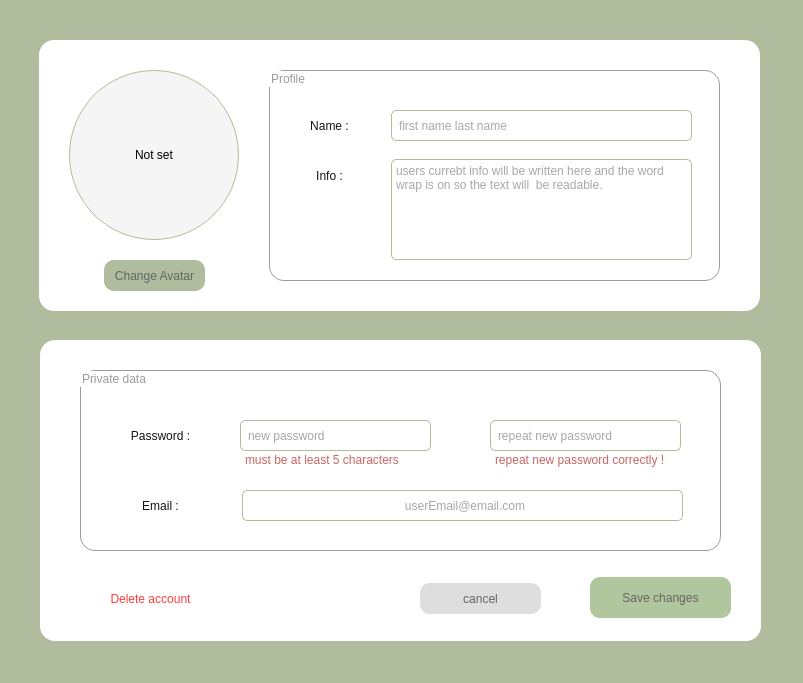
<?xml version="1.0" encoding="UTF-8"?>
<ui version="4.0">
 <class>Settings</class>
 <widget class="QMainWindow" name="Settings">
  <property name="geometry">
   <rect>
    <x>0</x>
    <y>0</y>
    <width>803</width>
    <height>683</height>
   </rect>
  </property>
  <property name="windowTitle">
   <string>MainWindow</string>
  </property>
  <property name="styleSheet">
   <string notr="true">background-color: rgb(176, 188, 157);
</string>
  </property>
  <widget class="QWidget" name="centralwidget">
   <widget class="QFrame" name="profileF">
    <property name="geometry">
     <rect>
      <x>39</x>
      <y>40</y>
      <width>721</width>
      <height>271</height>
     </rect>
    </property>
    <property name="styleSheet">
     <string notr="true">background-color: rgb(255, 255, 255);
border-radius: 15px;</string>
    </property>
    <property name="frameShape">
     <enum>QFrame::Shape::StyledPanel</enum>
    </property>
    <property name="frameShadow">
     <enum>QFrame::Shadow::Raised</enum>
    </property>
    <widget class="QLabel" name="avatarL">
     <property name="geometry">
      <rect>
       <x>30</x>
       <y>30</y>
       <width>170</width>
       <height>170</height>
      </rect>
     </property>
     <property name="styleSheet">
      <string notr="true">background-color: rgba(125, 125, 125,20);
border-radius: 85px;
border:1px;
border: 1px solid rgb(176, 188, 157);</string>
     </property>
     <property name="text">
      <string>Not set</string>
     </property>
     <property name="alignment">
      <set>Qt::AlignmentFlag::AlignCenter</set>
     </property>
    </widget>
    <widget class="QPushButton" name="avatarPB">
     <property name="geometry">
      <rect>
       <x>65</x>
       <y>220</y>
       <width>101</width>
       <height>31</height>
      </rect>
     </property>
     <property name="cursor">
      <cursorShape>PointingHandCursor</cursorShape>
     </property>
     <property name="styleSheet">
      <string notr="true">background-color: rgb(176, 188, 157);
border-radius:10px;
color:rgb(100,100,100);</string>
     </property>
     <property name="text">
      <string>Change Avatar</string>
     </property>
    </widget>
    <widget class="QGroupBox" name="profileGB">
     <property name="geometry">
      <rect>
       <x>230</x>
       <y>30</y>
       <width>451</width>
       <height>211</height>
      </rect>
     </property>
     <property name="styleSheet">
      <string notr="true">border-color: rgb(85, 255, 255);
color: rgb(156, 156, 156);
border: 1px solid rgb(156, 156, 156);
</string>
     </property>
     <property name="title">
      <string>Profile</string>
     </property>
     <property name="alignment">
      <set>Qt::AlignmentFlag::AlignLeading|Qt::AlignmentFlag::AlignLeft|Qt::AlignmentFlag::AlignTop</set>
     </property>
     <property name="flat">
      <bool>false</bool>
     </property>
     <widget class="QLineEdit" name="nameLE">
      <property name="geometry">
       <rect>
        <x>122</x>
        <y>40</y>
        <width>301</width>
        <height>31</height>
       </rect>
      </property>
      <property name="styleSheet">
       <string notr="true">border-radius:5px;
border:1px;
border: 1px solid rgb(176, 188, 157);
padding-left:5px;
color:rgb(80,80,80);
</string>
      </property>
      <property name="text">
       <string/>
      </property>
      <property name="maxLength">
       <number>40</number>
      </property>
      <property name="placeholderText">
       <string>first name last name</string>
      </property>
     </widget>
     <widget class="QLabel" name="nameL">
      <property name="geometry">
       <rect>
        <x>30</x>
        <y>40</y>
        <width>61</width>
        <height>31</height>
       </rect>
      </property>
      <property name="styleSheet">
       <string notr="true">border:none;
color:rgb(20,20,20);</string>
      </property>
      <property name="text">
       <string>Name :</string>
      </property>
      <property name="alignment">
       <set>Qt::AlignmentFlag::AlignCenter</set>
      </property>
     </widget>
     <widget class="QLabel" name="infoL">
      <property name="geometry">
       <rect>
        <x>30</x>
        <y>90</y>
        <width>61</width>
        <height>31</height>
       </rect>
      </property>
      <property name="styleSheet">
       <string notr="true">border:none;
color:rgb(20,20,20);</string>
      </property>
      <property name="text">
       <string>Info :</string>
      </property>
      <property name="alignment">
       <set>Qt::AlignmentFlag::AlignCenter</set>
      </property>
     </widget>
     <widget class="QTextEdit" name="infoTE">
      <property name="geometry">
       <rect>
        <x>122</x>
        <y>89</y>
        <width>301</width>
        <height>101</height>
       </rect>
      </property>
      <property name="styleSheet">
       <string notr="true">border-radius:5px;
border:1px;
border: 1px solid rgb(176, 188, 157);
color:rgb(80,80,80);</string>
      </property>
      <property name="html">
       <string>&lt;!DOCTYPE HTML PUBLIC &quot;-//W3C//DTD HTML 4.0//EN&quot; &quot;http://www.w3.org/TR/REC-html40/strict.dtd&quot;&gt;
&lt;html&gt;&lt;head&gt;&lt;meta name=&quot;qrichtext&quot; content=&quot;1&quot; /&gt;&lt;meta charset=&quot;utf-8&quot; /&gt;&lt;style type=&quot;text/css&quot;&gt;
p, li { white-space: pre-wrap; }
hr { height: 1px; border-width: 0; }
li.unchecked::marker { content: &quot;\2610&quot;; }
li.checked::marker { content: &quot;\2612&quot;; }
&lt;/style&gt;&lt;/head&gt;&lt;body style=&quot; font-family:'Segoe UI'; font-size:9pt; font-weight:400; font-style:normal;&quot;&gt;
&lt;p style=&quot;-qt-paragraph-type:empty; margin-top:0px; margin-bottom:0px; margin-left:0px; margin-right:0px; -qt-block-indent:0; text-indent:0px;&quot;&gt;&lt;br /&gt;&lt;/p&gt;&lt;/body&gt;&lt;/html&gt;</string>
      </property>
      <property name="placeholderText">
       <string>users currebt info will be written here and the word wrap is on so the text will  be readable. </string>
      </property>
     </widget>
    </widget>
   </widget>
   <widget class="QFrame" name="privateDataF">
    <property name="geometry">
     <rect>
      <x>40</x>
      <y>340</y>
      <width>721</width>
      <height>301</height>
     </rect>
    </property>
    <property name="styleSheet">
     <string notr="true">background-color: rgb(255, 255, 255);
border-radius: 15px;</string>
    </property>
    <property name="frameShape">
     <enum>QFrame::Shape::StyledPanel</enum>
    </property>
    <property name="frameShadow">
     <enum>QFrame::Shadow::Raised</enum>
    </property>
    <widget class="QGroupBox" name="privateDataGB">
     <property name="geometry">
      <rect>
       <x>40</x>
       <y>30</y>
       <width>641</width>
       <height>181</height>
      </rect>
     </property>
     <property name="styleSheet">
      <string notr="true">border-color: rgb(85, 255, 255);
color: rgb(156, 156, 156);
border: 1px solid rgb(156, 156, 156);
</string>
     </property>
     <property name="title">
      <string>Private data</string>
     </property>
     <widget class="QLineEdit" name="emailLE">
      <property name="geometry">
       <rect>
        <x>162</x>
        <y>120</y>
        <width>441</width>
        <height>31</height>
       </rect>
      </property>
      <property name="styleSheet">
       <string notr="true">border-radius:5px;
border:1px;
border: 1px solid rgb(176, 188, 157);
padding-left:5px;
color:rgb(80,80,80);</string>
      </property>
      <property name="text">
       <string/>
      </property>
      <property name="maxLength">
       <number>19</number>
      </property>
      <property name="alignment">
       <set>Qt::AlignmentFlag::AlignCenter</set>
      </property>
      <property name="placeholderText">
       <string>userEmail@email.com</string>
      </property>
     </widget>
     <widget class="QLabel" name="emailL">
      <property name="geometry">
       <rect>
        <x>50</x>
        <y>120</y>
        <width>61</width>
        <height>31</height>
       </rect>
      </property>
      <property name="styleSheet">
       <string notr="true">border:none;
color:rgb(20,20,20);</string>
      </property>
      <property name="text">
       <string>Email :</string>
      </property>
      <property name="alignment">
       <set>Qt::AlignmentFlag::AlignCenter</set>
      </property>
     </widget>
     <widget class="QLineEdit" name="passwordLE">
      <property name="geometry">
       <rect>
        <x>160</x>
        <y>50</y>
        <width>191</width>
        <height>31</height>
       </rect>
      </property>
      <property name="styleSheet">
       <string notr="true">border-radius:5px;
border:1px;
border: 1px solid rgb(176, 188, 157);
padding-left:5px;
color:rgb(80,80,80);</string>
      </property>
      <property name="inputMask">
       <string/>
      </property>
      <property name="text">
       <string/>
      </property>
      <property name="maxLength">
       <number>20</number>
      </property>
      <property name="echoMode">
       <enum>QLineEdit::EchoMode::Password</enum>
      </property>
      <property name="placeholderText">
       <string>new password</string>
      </property>
      <property name="cursorMoveStyle">
       <enum>Qt::CursorMoveStyle::LogicalMoveStyle</enum>
      </property>
     </widget>
     <widget class="QLabel" name="passwordL">
      <property name="geometry">
       <rect>
        <x>50</x>
        <y>50</y>
        <width>61</width>
        <height>31</height>
       </rect>
      </property>
      <property name="styleSheet">
       <string notr="true">border:none;
color:rgb(20,20,20);</string>
      </property>
      <property name="text">
       <string>Password :</string>
      </property>
      <property name="alignment">
       <set>Qt::AlignmentFlag::AlignCenter</set>
      </property>
     </widget>
     <widget class="QLineEdit" name="password_repeatLE">
      <property name="geometry">
       <rect>
        <x>410</x>
        <y>50</y>
        <width>191</width>
        <height>31</height>
       </rect>
      </property>
      <property name="styleSheet">
       <string notr="true">border-radius:5px;
border:1px;
border: 1px solid rgb(176, 188, 157);
padding-left:5px;
color:rgb(80,80,80);
</string>
      </property>
      <property name="text">
       <string/>
      </property>
      <property name="maxLength">
       <number>20</number>
      </property>
      <property name="echoMode">
       <enum>QLineEdit::EchoMode::Password</enum>
      </property>
      <property name="placeholderText">
       <string>repeat new password</string>
      </property>
     </widget>
     <widget class="QLabel" name="passwordErrorL">
      <property name="geometry">
       <rect>
        <x>160</x>
        <y>82</y>
        <width>191</width>
        <height>16</height>
       </rect>
      </property>
      <property name="styleSheet">
       <string notr="true">color: rgb(200,100,100);
border:none;
padding-left:2px;</string>
      </property>
      <property name="text">
       <string>must be at least 5 characters</string>
      </property>
     </widget>
     <widget class="QLabel" name="repaetErrorL">
      <property name="geometry">
       <rect>
        <x>410</x>
        <y>82</y>
        <width>191</width>
        <height>16</height>
       </rect>
      </property>
      <property name="styleSheet">
       <string notr="true">color: rgb(200,100,100);
border:none;
padding-left:2px;</string>
      </property>
      <property name="text">
       <string>repeat new password correctly !</string>
      </property>
     </widget>
    </widget>
    <widget class="QPushButton" name="savePB">
     <property name="geometry">
      <rect>
       <x>550</x>
       <y>237</y>
       <width>141</width>
       <height>41</height>
      </rect>
     </property>
     <property name="cursor">
      <cursorShape>PointingHandCursor</cursorShape>
     </property>
     <property name="styleSheet">
      <string notr="true">background-color: rgb(176, 198, 157);
border-radius:10px;
color:rgb(100,100,100);</string>
     </property>
     <property name="text">
      <string>Save changes</string>
     </property>
    </widget>
    <widget class="QPushButton" name="cancelPB">
     <property name="geometry">
      <rect>
       <x>380</x>
       <y>243</y>
       <width>121</width>
       <height>31</height>
      </rect>
     </property>
     <property name="cursor">
      <cursorShape>PointingHandCursor</cursorShape>
     </property>
     <property name="styleSheet">
      <string notr="true">background-color: rgba(170, 170, 170,100);
border-radius:10px;
color:rgb(100,100,100);</string>
     </property>
     <property name="text">
      <string>cancel</string>
     </property>
    </widget>
    <widget class="QPushButton" name="DeleteAccountPB">
     <property name="geometry">
      <rect>
       <x>60</x>
       <y>247</y>
       <width>101</width>
       <height>24</height>
      </rect>
     </property>
     <property name="cursor">
      <cursorShape>PointingHandCursor</cursorShape>
     </property>
     <property name="styleSheet">
      <string notr="true">color: rgb(255, 62, 62);</string>
     </property>
     <property name="text">
      <string>Delete account</string>
     </property>
    </widget>
   </widget>
  </widget>
 </widget>
 <resources/>
 <connections/>
</ui>
